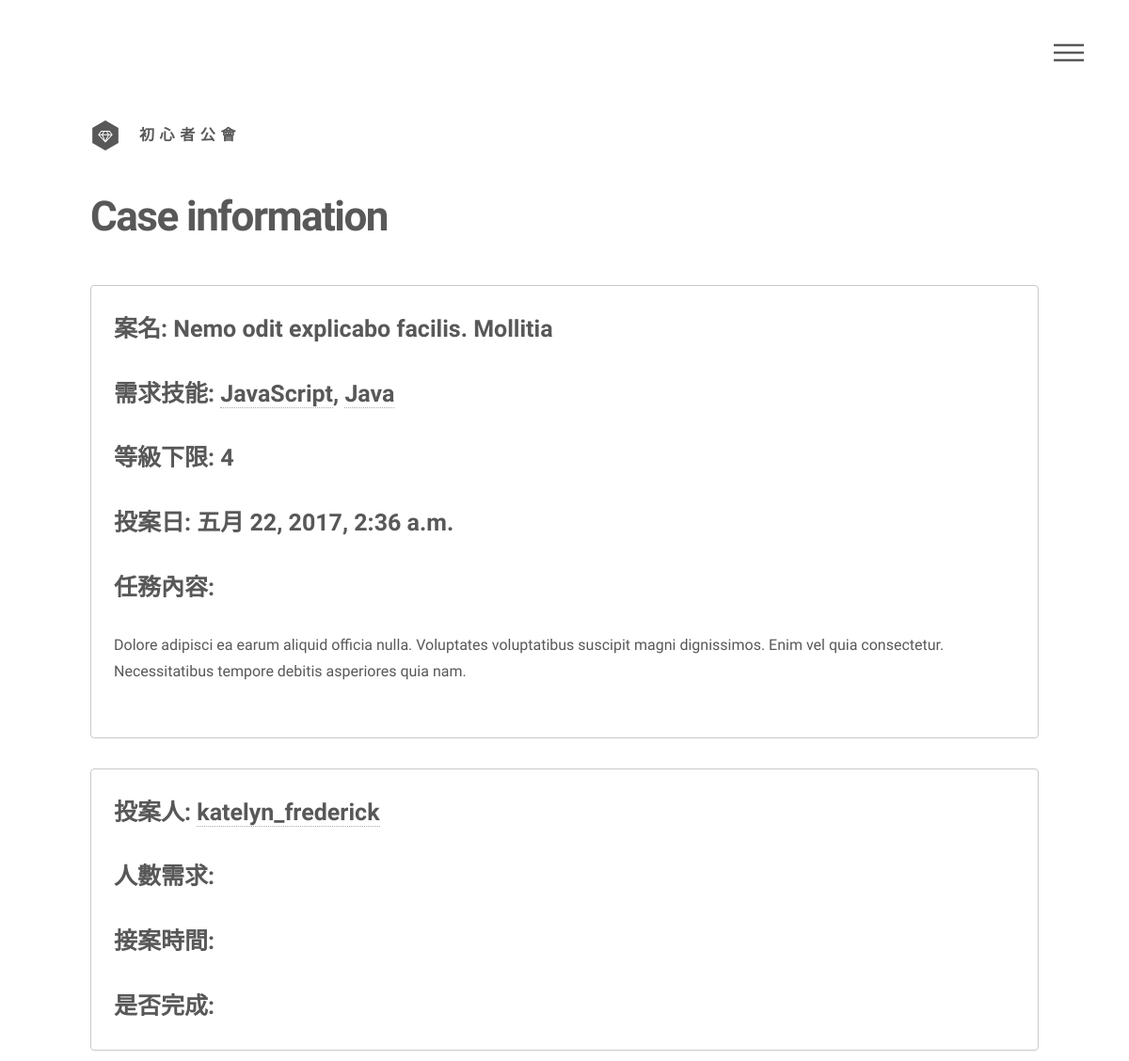
The page /missionboard/details/3 (upper part) on the database as committed earlier.
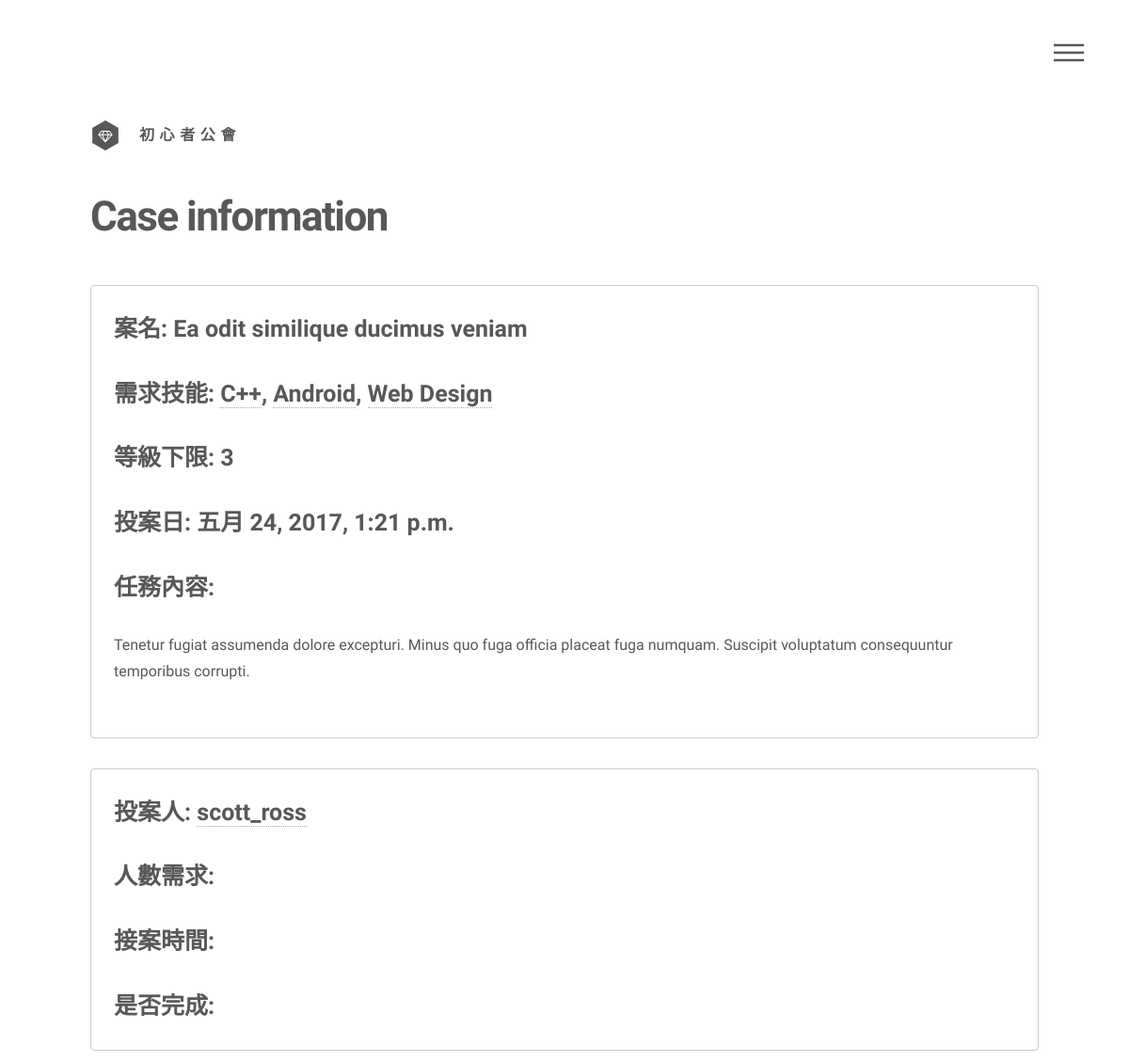
The same page on the database as committed later.
### missionboard/models.py (models this page shows, shortened)
class Mission(models.Model):
    name = models.CharField(max_length=100)
    required_skills = models.ManyToManyField(Skill, related_name='required_skills')
    required_level = models.IntegerField()
    posted_by = models.ForeignKey(User, on_delete=models.CASCADE)
    posted_on = models.DateTimeField()
    status = models.CharField(max_length=20)
    application_deadline = models.DateTimeField()
    working_deadline = models.DateTimeField()
    description = models.TextField()
    applied_by = models.ManyToManyField(User, related_name='applied_by')
    objects = MissionManager()

class Skill(models.Model):
    name = models.CharField(max_length=50)
    description = models.CharField(max_length=100)
    objects = SkillManager()

### missionboard/views/eason.py (the view)
# urls.py: url(r'^details/(?P<mission_id>\d+)', eason.details, name='missionboard_details'),
def details(request, mission_id):
    mission = Mission.objects.get(id=mission_id)
    context = {
        'user': get_user(request.user),
        'mission': mission
    }
    return render(request, 'CaseView.html', context)

### missionboard/views/auth.py (called while the page is built)
def get_user(user):
    if user.is_authenticated():
        return user
    else:
        return None

### missionboard/templates/CaseView.html (shortened to what this page needs)
{% extends "layout/base.html" %}
{% load static %}
{% block HeaderScript %}
<link rel="stylesheet" href="{% static "assets/css/CaseBox.css" %}" />
<link rel="stylesheet" href="{% static "assets/css/jquery.dataTables.min.css" %}" />
<link rel="stylesheet" href="{% static "assets/css/select.dataTables.min.css" %}" />
<link rel="stylesheet" href="{% static "assets/css/buttons.dataTables.min.css" %}" />
{% endblock %}
{% block content %}
<div id="main">
	<div class="inner">
		<h1>Case information</h1>
		<div class="casebox box">
			<label>案名: {{ mission.name }}</label>
			<label>需求技能:
			{% for s in mission.required_skills.all  %}
				{% if not forloop.last %}
				<a href="{% url 'missionboard_category' s.id %}">{{s.name}}</a>,
				{% else %}
				<a href="{% url 'missionboard_category' s.id %}">{{s.name}}</a>
				{% endif %}
			{% endfor %}
			</label>
			<label>等級下限: {{ mission.required_level }}</label>
			<label>投案日: {{ mission.posted_on}} </label>
			<label>任務內容:</label><p>{{ mission.description }}<p>
		</div>
		<div class="casebox box">
			<label>投案人: <a href="{% url 'userena_profile_detail' mission.posted_by.username %}">{{mission.posted_by.username}}</a> </label>
			<label>人數需求:</label>
			<label>接案時間:</label>
			<label>是否完成:</label>
		</div>
	</div>
</div>
{% endblock %}

Rows that differ between the two databases and show on the page:
no longer on this page (row unchanged): Skill: name "JavaScript"
no longer on this page (row unchanged): Skill: name "Java"
changed Mission: name "Nemo odit explicabo facilis. Mollitia" → "Ea odit similique ducimus veniam"; required_level "4" → "3"; posted_on "五月 22, 2017, 2:36 a.m." → "五月 24, 2017, 1:21 p.m."; description "Dolore adipisci ea earum aliquid officia nulla. Voluptates voluptatibus suscipit magni dignissimos. Enim vel quia consectetur. Necessitatibus tempore debitis asperiores quia nam." → "Tenetur fugiat assumenda dolore excepturi. Minus quo fuga officia placeat fuga numquam. Suscipit voluptatum consequuntur temporibus corrupti."; posted_by.username "katelyn_frederick" → "scott_ross"
now on this page (row unchanged): Skill: name "C++"
now on this page (row unchanged): Skill: name "Android"
added Skill: name "Web Design"
